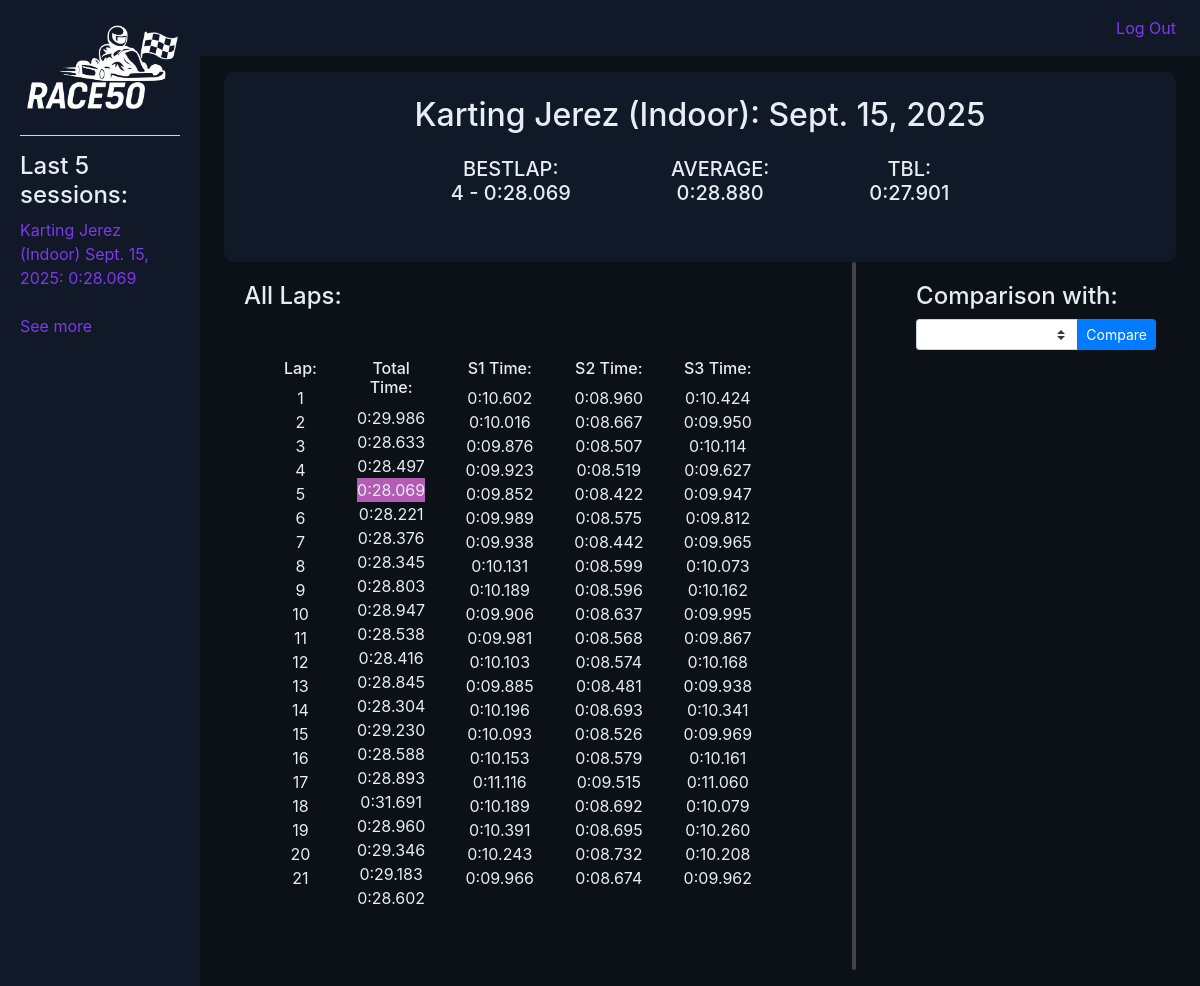
The app's page /race50/session/10 (signed in), older data.
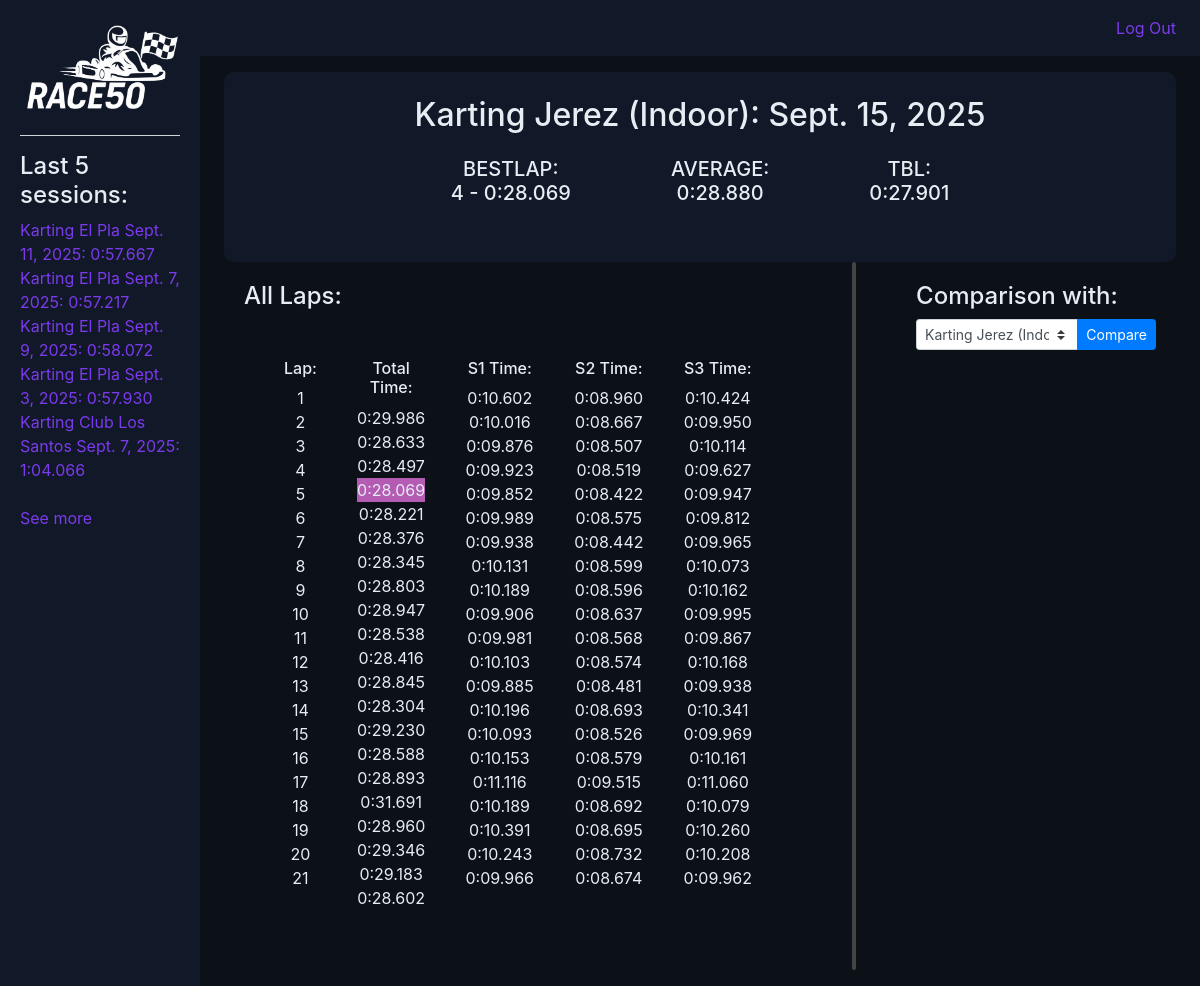
The same page, newer data.
### race50/models.py (models this page shows, shortened)
class Session(models.Model):
    user = models.ForeignKey(settings.AUTH_USER_MODEL, on_delete=models.CASCADE, related_name="sessions")
    external_id = models.CharField(max_length=200, null=True, blank=True)
    track = models.CharField(max_length=100)
    date = models.DateField()
    laps_count = models.PositiveIntegerField()
    best_lap_ms = models.PositiveIntegerField()
    best_lap_number = models.PositiveIntegerField()
    worst_lap_ms = models.PositiveIntegerField()
    avg_lap_ms = models.PositiveIntegerField()
    tbl_ms = models.PositiveIntegerField()
    consistency_percent = models.FloatField()
    notes = models.TextField(blank=True)
    created_at = models.DateTimeField(auto_now_add=True)
    class Meta:
        indexes = [models.Index(fields=["user", "date"])]

class Lap(models.Model):
    session = models.ForeignKey(Session, on_delete=models.CASCADE, related_name="laps")
    lap = models.PositiveIntegerField()
    s1_ms = models.PositiveIntegerField()
    s2_ms = models.PositiveIntegerField()
    s3_ms = models.PositiveIntegerField()
    total_ms = models.PositiveIntegerField()
    notes = models.TextField(blank=True)
    class Meta:
        unique_together = [("session", "lap")]
        indexes = [models.Index(fields=["session", "lap"])]

### race50/views.py (the view)
# urls.py: path("session/<int:session_id>", views.session, name="session"),
@login_required
def session(request, session_id):
    session = (Session.objects.get(user=request.user, id=session_id))
    laps = (Lap.objects.filter(session=session))
    posibilities = (Session.objects.filter(user=request.user, track=session.track).exclude(id=session_id))
    if request.method == "POST":
        selected_option_id = request.POST.get("selectedOption")
        if selected_option_id:
            url = f"{reverse('session', args=[session.id])}?compare={selected_option_id}"
            return redirect(url)
    compare_id = request.GET.get("compare")
    if compare_id:
        compare = (Session.objects.get(user=request.user, id=compare_id))
        if compare:
            compare_laps = (Lap.objects.filter(session=compare))
    else:
        compare = None
        compare_laps = None
    return render(request, "race50/session.html", {
        "session": session,
        "laps": laps,
        "posibilities": posibilities,
        "compare": compare,
        "compare_laps": compare_laps
    })

### race50/templatetags/race50_extras.py (called while the page is built)
@register.filter(name="format_ms")
def format_ms(ms):
    try:
        ms = int(ms)
    except (TypeError, ValueError):
        return ""  # or return ms
    minutes = ms // 60000
    seconds = (ms % 60000) // 1000
    millis  = ms % 1000
    return f"{minutes}:{seconds:02d}.{millis:03d}"

### race50/views.py (called while the page is built)
def global_context(request):
    if request.user.is_authenticated:
        last_five = Session.objects.filter(user=request.user).order_by('-created_at')[:5]
        return {
            "last_five": last_five
        }
    else:
        last_five = Session.objects.none()
        return {
            "last_five": last_five
        }

### race50/templates/race50/session.html (shortened to what this page needs)
{% extends "race50/layout.html" %}
{% load static %}
{% load race50_extras %}
{% block body %}
    <div class="header">
        <div class="header-title">
            <br>
            <h2>{{ session.track }}: {{ session.date }}</h2>
        </div>
        <div class="header-message">
            <h5 class="header-message-text">
                BESTLAP: <br>
                {{ session.best_lap_number }} - {{ session.best_lap_ms|format_ms }}
            </h5>
            <h5 class="header-message-text">
                AVERAGE: <br>
                {{ session.avg_lap_ms|format_ms }}
            </h5>
            <h5 class="header-message-text">
                TBL: <br>
                {{ session.tbl_ms|format_ms }}
            </h5>
        </div>
        <br>
    </div>
    <div class="body-container">
        <div class="body-left">
            <div class="body-left-title">
                <h4>All Laps:</h4>
            </div>
            <div class="body-left-laps">
                <div class="lap-num">
                    <h6>Lap:</h6>
                    {% for lap in laps %}
                        {{ lap.lap }}<br>
                    {% endfor %}
                </div>
                <div class="lap-time">
                    <h6>Total Time:</h6>
                    {% for lap in laps %}
                        {% if lap.lap == session.best_lap_number %}
                            <div style="background-color: rgb(180, 91, 180);">{{ lap.total_ms|format_ms }}</div>
                        {% else %}
                            {{ lap.total_ms|format_ms }}<br>
                        {% endif %}
                    {% endfor %}
                </div>
                <div class="lap-s1">
                    <h6>S1 Time:</h6>
                    {% for lap in laps %}
                        {{ lap.s1_ms|format_ms }} <br>
                    {% endfor %}
                </div>
                <div class="lap-s2">
                    <h6>S2 Time:</h6>
                    {% for lap in laps %}
                        {{ lap.s2_ms|format_ms }} <br>
                    {% endfor %}
                </div>
                <div class="lap-s3">
                    <h6>S3 Time:</h6>
                    {% for lap in laps %}
                        {{ lap.s3_ms|format_ms }} <br>
                    {% endfor %}
                </div>
            </div>
        </div>
        <div class="body-separation"></div>
        <div class="body-right">
            <div class="body-right-form">
                <form action="{% url 'session' session.id %}" method="post" class="mb-0">
                    <label for="comparison" class="mb-2"><h4 class="mb-0">Comparison with:</h4></label>
                    <div class="input-group input-group-sm" style="max-width: 420px;">
                            <select id="comparison" name="selectedOption" class="custom-select" required>
                                {% for posibility in posibilities %}
                                    <option value="{{ posibility.id }}">{{ posibility.track }}: {{ posibility.date }}</option>
                                {% endfor %}
                            </select>
                        <div class="input-group-append">
                            <button type="submit" class="btn btn-primary">Compare</button>
                        </div>
                    </div>
                </form>
            </div>
            <div class="body-right-laps">
            </div>
        </div>
    </div>
    {% load static %}
        <link rel="stylesheet" href="{% static 'race50/css/session.css' %}">
{% endblock %}

### race50/templates/race50/layout.html (shortened to what this page needs)
{% load static %}
{% load race50_extras %}
<!DOCTYPE html>
<html lang="en">
    <head>
        <link rel="stylesheet" href="https://stackpath.bootstrapcdn.com/bootstrap/4.4.1/css/bootstrap.min.css">
        <link rel="stylesheet" href="{% static 'race50/css/style.css' %}">
    </head>
    <body>
        <div class="container-fluid">
            <div class="row g-0">
            <div class="sidebar col-lg-2 col-md-3">
                <div class="logo-wrap">
                <a href="{% url 'index' %}">
                    <img class="logo" src="{% static 'race50/images/RACE50 - logo.png' %}" alt="Race50 Logo">
                </a>
                </div>
                <hr>
                {% block nav %}
                <div>
                    {% if user.is_authenticated %}
                        <h4>Last 5 sessions:</h4>
                        {% if last_five %}
                            {% for session in last_five %}
                                <a href="{% url 'session' session.id %}">{{ session.track }} {{ session.date }}: {{ session.best_lap_ms|format_ms }}</a><br>
                            {% endfor %}
                            <br>
                            <a href="{% url 'sessions' %}">See more</a>
                        {% else %}
                            <h6>No sessions yet.</h6>
                        {% endif %}
                    {% endif %}
                </div>
                {% endblock %}
            </div>
            <div class="main col-lg-10 col-md-9">
                <nav class="navbar navbar-expand-lg">
                <div class="container-fluid px-0">
                    <ul class="navbar-nav ml-auto">
                    {% if user.is_authenticated %}
                        <li class="nav-item">
                        <a class="nav-link" href="{% url 'logout' %}">Log Out</a>
                        </li>
                    {% endif %}
                    </ul>
                </div>
                </nav>
                <div class="inside-body">
                {% block body %}{% endblock %}
                </div>
            </div>
            </div>
        </div>
    </body>
</html>

Row changes from the older to the newer data that the page shows:
no longer on one of the page's lists (row unchanged): Session: track "Karting Jerez (Indoor)", date "Sept. 15, 2025", best_lap_ms "0:28.069"
added Session: track "Karting El Pla", date "Sept. 11, 2025", best_lap_ms "0:57.667"
added Session: track "Karting El Pla", date "Sept. 7, 2025", best_lap_ms "0:57.217"
added Session: track "Karting El Pla", date "Sept. 9, 2025", best_lap_ms "0:58.072"
added Session: track "Karting El Pla", date "Sept. 3, 2025", best_lap_ms "0:57.930"
added Session: track "Karting Club Los Santos", date "Sept. 7, 2025", best_lap_ms "1:04.066"
Text that changed along with them:
form field selectedOption: (not shown) → "Karting Jerez (Indoor): Sept. 9, 2025"
